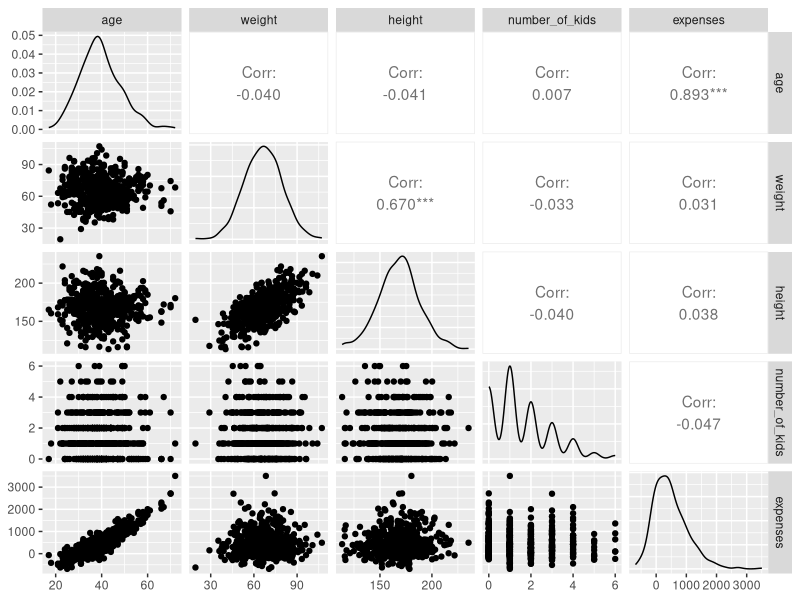
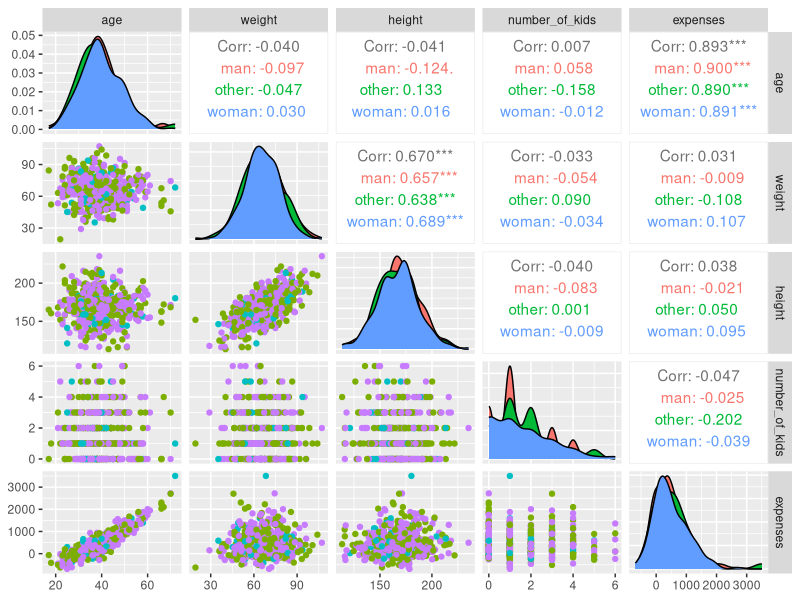
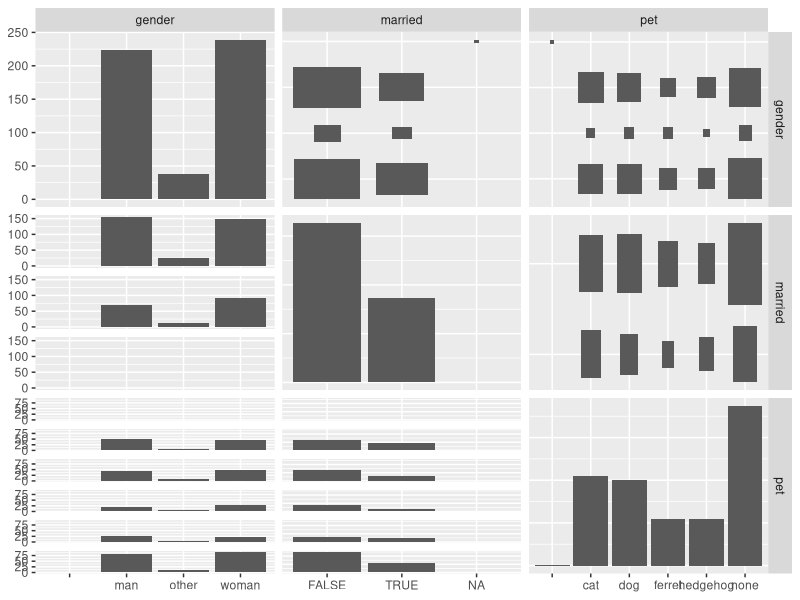
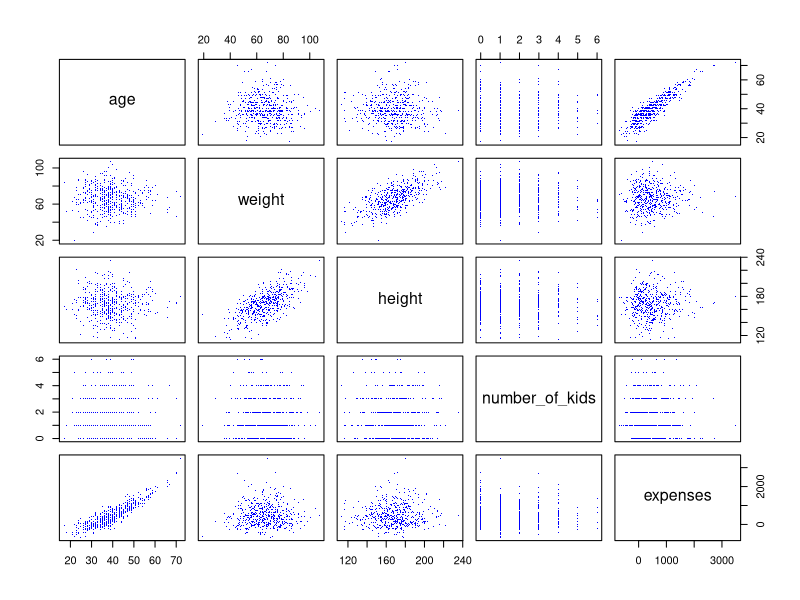
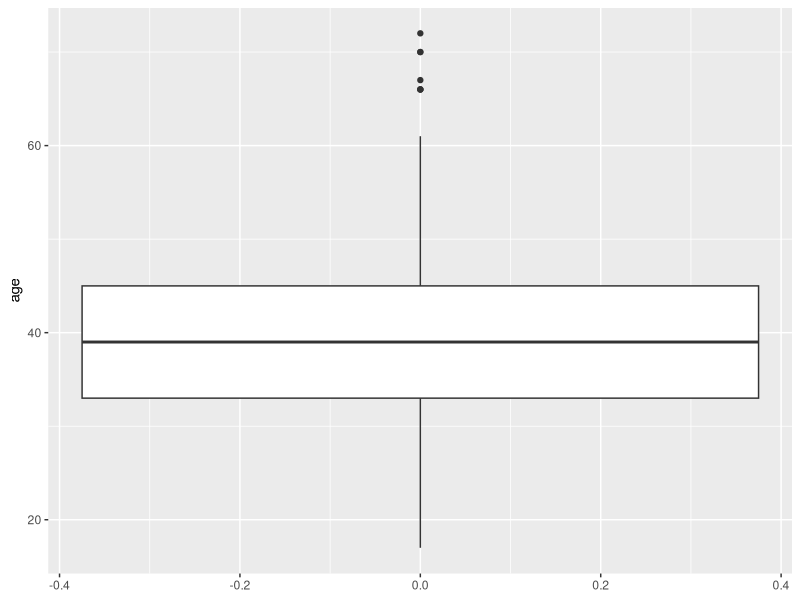
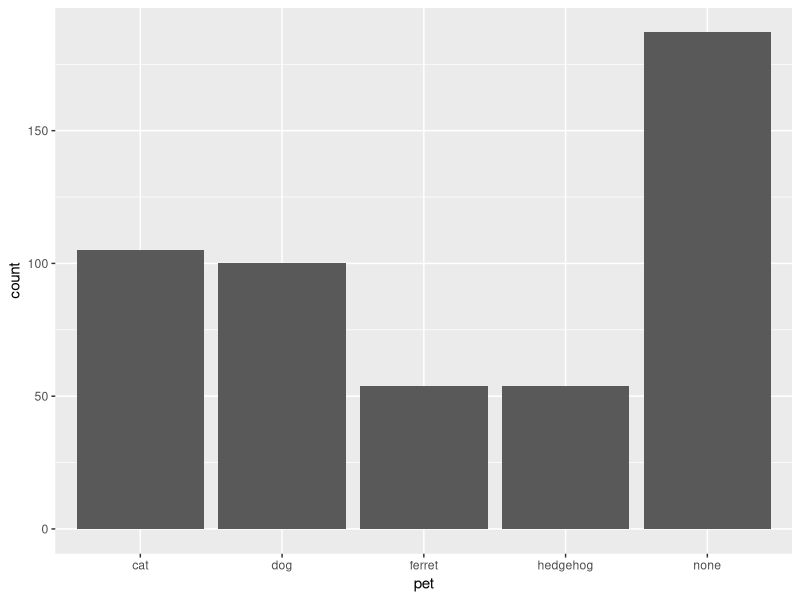
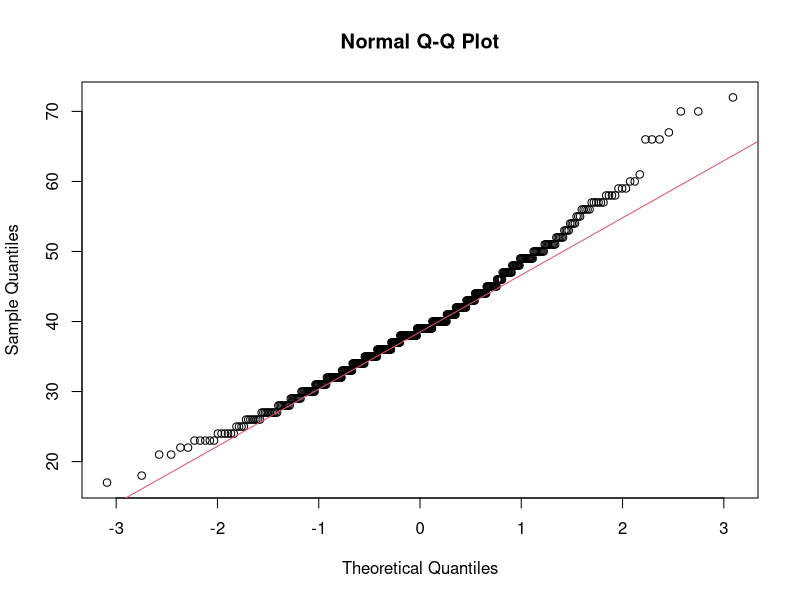
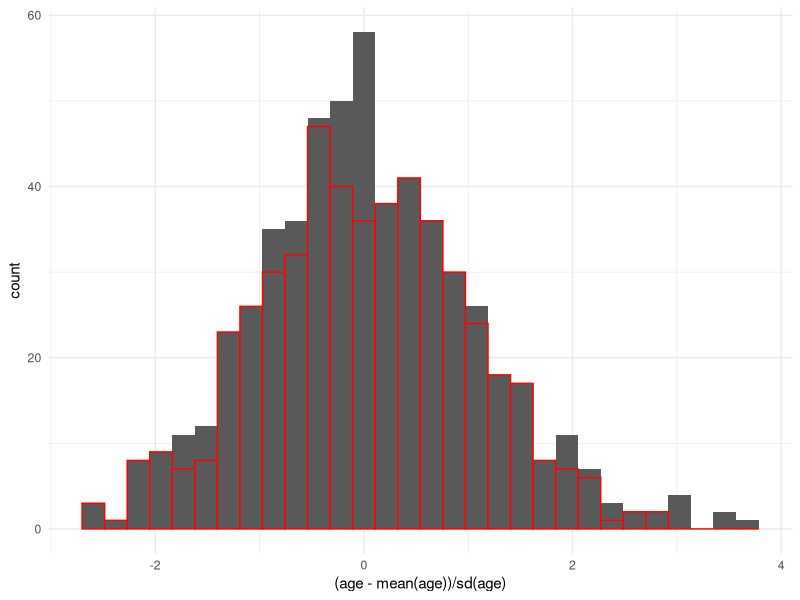

Generate these figures, in order, with R:
## ---- chunk 1
knitr::opts_chunk$set(echo = TRUE)
## ---- chunk 2
df <- read.csv("people.tab", sep="\t")
## ---- chunk 3
library(ggplot2)
library(GGally)

#ggpairs(df[,-which(colnames(df)=='expenses')], aes(col=gender))
ggpairs(df, columns = c(1,2,3,6,8))
ggpairs(df, aes(col=gender), columns = c(1,2,3,6,8))
## ---- chunk 4
ggpairs(df[,c(4,5,7)])
## ---- chunk 5
colSums(is.na(df))
## ---- chunk 6
pairs(~ age + weight + height + number_of_kids + expenses, data = df, col = 'blue', pch='.')
## ---- chunk 7
library(ggplot2)

ggplot(df) + geom_boxplot(aes(y = age))
## ---- chunk 8
# Usuwamy niepoprawny wiersz
ggplot(df[-nrow(df),]) + geom_bar(aes(x = pet))
## ---- chunk 9
df = df[-which(rowSums(is.na(df)) > 0),]
## ---- chunk 10
m <- 170
n <- nrow(df)
S_n <- sqrt((n-1)/n) * sd(df$height)
Z <- (mean(df$height) - m) / S_n * sqrt(nrow(df))
pnorm(Z)
## ---- chunk 11
wilcox.test(df$height, mu=165)
## ---- chunk 12
df.woman <- df$gender == "woman"
df.man <- df$gender == "man"
qqnorm(df$age); qqline(df[df.man,]$age, col=2)
## ---- chunk 13
ks.test((df[df.man,]$age - mean(df[df.man,]$age)) / sd(df[df.man,]$age), "pnorm")
shapiro.test(df$age)
## ---- chunk 14
ggplot(df) + geom_histogram(aes(x=(age - mean(age)) / sd(age))) + geom_histogram(aes(x=rnorm(n=500)), color='red') + theme_minimal()
hist((df$age - mean(df$age)) / sd(df$age))
hist(rt(n=500, df=85))
## ---- chunk 15
n <- nrow(df)
S_n <- sqrt((n-1)/n) * sd(df$age)

show(c(mean(df$age) - S_n / sqrt(n) * qnorm(0.995), mean(df$age) + S_n / sqrt(n) * qnorm(0.995)))
## ---- chunk 16
n <- nrow(df)
S2 <- (n-1) / n * var(df$age)

show(c( n*S2 / qchisq(0.995, n-1), n*S2 / qchisq(0.005, n-1) ))
## ---- chunk 17
quartile.first <- replicate(1000, quantile(sample(df$age, 500, rep=T), 0.25))
quartile.second <- replicate(1000, quantile(sample(df$age, 500, rep=T), 0.5))
quartile.third <- replicate(1000, quantile(sample(df$age, 500, rep=T), 0.75))
quartiles <- matrix(c(quartile.first, quartile.second, quartile.third), ncol=3)
show(apply(quartiles, 2, mean))
## ---- chunk 18
apply(quartiles, 2, function(x) quantile(x, c(0.005, 0.995)))
## ---- chunk 19
qqnorm(df[df.woman,]$height) 
qqnorm(df[df.man,]$height)
## ---- chunk 20
t.test(df[df.woman,]$height, df[df.man,]$height, alternative="two.sided", var.equal=F, conf.level=0.99)
## ---- chunk 21
cor.test(df$height, df$weight, method="spearman", conf.level = 0.99)
## ---- chunk 22
test.table <- table(df$gender, df$married)
show(test.table)
## ---- chunk 23
chisq.test(test.table)
## ---- chunk 24
model <- lm(expenses ~ ., data = df)
summary(model)
## ---- chunk 25
model.no.weight <- lm(expenses ~ . - weight, data = df)
model.no.gender <- lm(expenses ~ . - gender, data = df)
model.no.married <- lm(expenses ~ . - married, data = df)
model.no.number_of_kids <- lm(expenses ~ . - number_of_kids, data = df)
summary(model.no.weight)
summary(model.no.gender)
summary(model.no.married)
summary(model.no.number_of_kids)
## ---- chunk 26
plot(model.no.married, which=1)
## ---- chunk 27
plot(model.no.married, which=2)
## ---- chunk 28
plot(model.no.married, which=3)
## ---- chunk 29
plot(model.no.married, which=5)
## ---- chunk 30
p <- 10
n <- 500
which(hatvalues(model.no.married) > 2*(p+1)/n)
